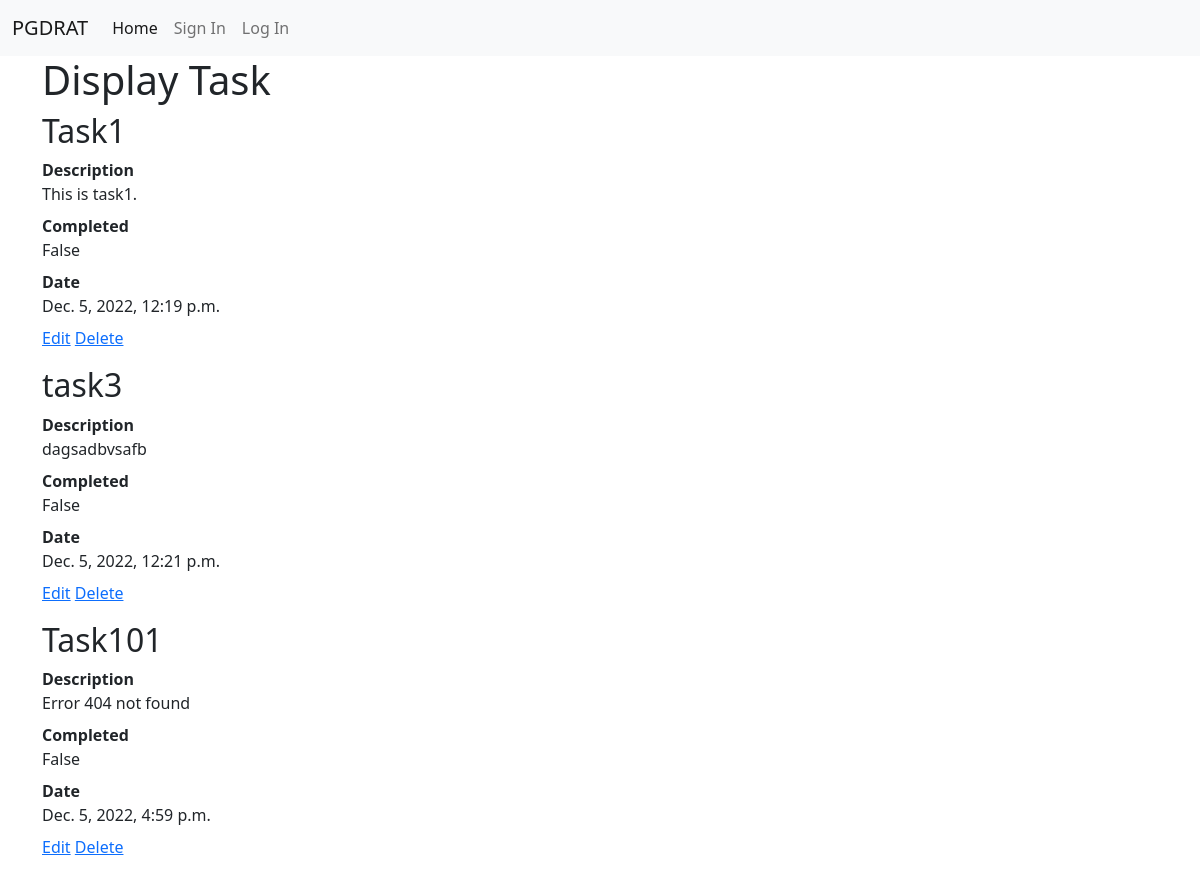
The page /displaytask on the database its author committed.
### pgdratapp/models.py (models this page shows, shortened)
class Task(models.Model):
    user = models.ForeignKey(User, on_delete=models.CASCADE, null=True, blank=True)
    title = models.CharField(max_length=200)
    description = models.TextField(null=True, blank=True)
    complete = models.BooleanField(default=False, blank=True)
    created = models.DateTimeField(auto_now_add=True)
    class Meta:
        order_with_respect_to = 'user'

### pgdratapp/views.py (the view)
# urls.py: path('displaytask', views.displayTask, name='Display Task'),
def displayTask(request):
    task = Task.objects.all()
    context = {"tasks":task}
    return render(request, "displaytask.html", context=context)

### templates/displaytask.html (shortened to what this page needs)
{% extends 'base.html' %}
{% block body %}
<div class='container'>
    <h1> Display Task </h1>
</div>
{% for task in tasks %}
<div class='container'>
    <h2>{{ task.title }}</h2>
    <dl>
        <dt>Description</dt>
        <dd>{{ task.description }}</dd>
        <dt>Completed</dt>
        <dd>{{ task.complete }}</dd>
        <dt>Date</dt>
        <dd>{{ task.created }}</dd>
        <dd><a href="{% url 'Update Task' task.id %}">Edit</a> <a href="{% url 'Delete Task' task.id %}">Delete</a></dd>
    </dl>
</div>
{% endfor %}
{% endblock body %}

### templates/base.html (shortened to what this page needs)
<!doctype html>
<html lang="en">
  <head>
    <link href="https://cdn.jsdelivr.net/npm/bootstrap@5.2.3/dist/css/bootstrap.min.css" rel="stylesheet">
  </head>
  <body>
    <nav class="navbar navbar-expand-lg bg-light">
        <div class="container-fluid">
          <a class="navbar-brand" href="#">PGDRAT</a>
          <div class="collapse navbar-collapse" id="navbarSupportedContent">
            <ul class="navbar-nav me-auto mb-2 mb-lg-0">
              <li class="nav-item">
                <a class="nav-link active" aria-current="page" href="/">Home</a>
              </li>
              {% if user.is_anonymous %}
              <li class="nav-item">
                <a class="nav-link" href="/signin">Sign In</a>
              </li>
              <li class="nav-item">
                <a class="nav-link" href="/login">Log In</a>
              </li>
              {% endif %}
            </ul>
          </div>
        </div>
      </nav>
    {% block body %}{% endblock body %}
  </body>
</html>

### rows shown on the page
Task: title "Task1", description "This is task1.", complete "False", created "Dec. 5, 2022, 12:19 p.m."
Task: title "task3", description "dagsadbvsafb", complete "False", created "Dec. 5, 2022, 12:21 p.m."
Task: title "Task101", description "Error 404 not found", complete "False", created "Dec. 5, 2022, 4:59 p.m."
